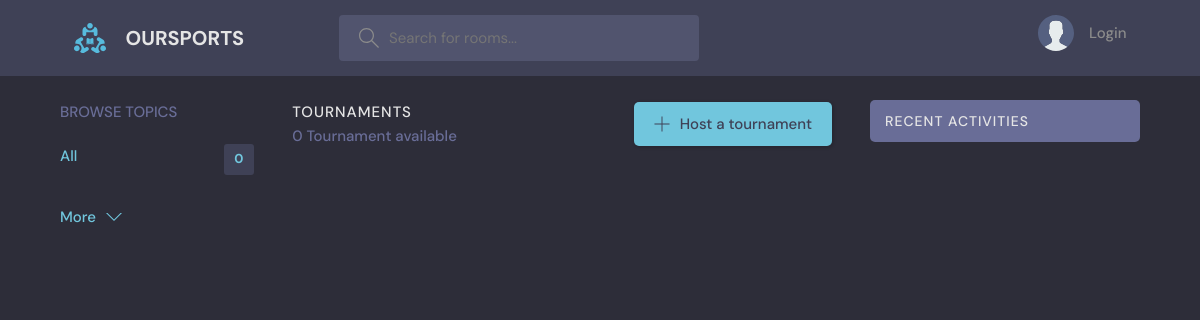
Before: / with the older database file.
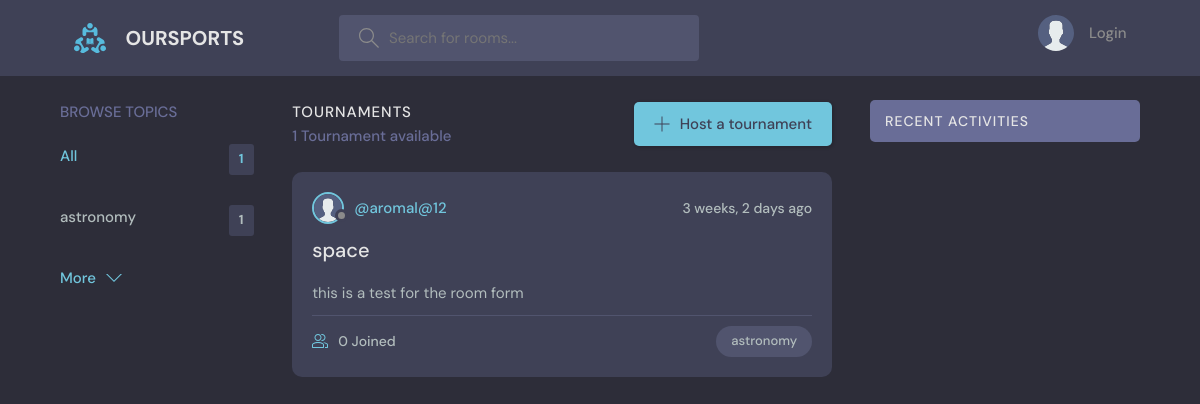
After: the same page with the newer database file.
### base/models.py (models this page shows, shortened)
class Topic(models.Model):
    name = models.CharField(max_length=200)

class Room(models.Model):
    host = models.ForeignKey(User,on_delete=models.SET_NULL,null=True)
    topic = models.ForeignKey(Topic,on_delete=models.SET_NULL,null=True)
    name = models.CharField(max_length=200)
    description = models.TextField(null=True,blank=True)
    participants = models.ManyToManyField(User,related_name='participants',blank=True)
    updated = models.DateTimeField(auto_now=True)
    created = models.DateTimeField(auto_now_add=True)
    class Meta:
        ordering = ['-updated', '-created']

class User(AbstractUser):
    name = models.CharField(max_length=200,null=True)
    email =models.EmailField(unique=True,null=True)
    bio =models.TextField(null=True)
    avatar =models.ImageField(null=True,default="avatar.svg")
    USERNAME_FIELD = 'username'
    REQUIRED_FIELDS = ['email']

### base/views.py (the view)
# urls.py: path('',views.home, name="home"),
def home(request):
    q = request.GET.get('q') if request.GET.get('q') != None else ''
    rooms =Room.objects.filter(
        Q(topic__name__icontains=q) |
        Q(name__icontains=q) |
        Q(description__icontains=q)
    )#searching via queries
    topics =Topic.objects.all()[0:5]
    room_count = rooms.count() #faster than len method given by python
    room_messages= Message.objects.filter(Q(room__topic__name__icontains=q))
    context ={'rooms': rooms,'topics':topics,'room_count' :room_count,'room_messages':room_messages}
    return render(request,'base/home.html',context)

### base/templates/base/home.html (shortened to what this page needs)
{% extends 'main.html' %}
{% block content %}
  <main class="layout layout--3">
      <div class="container">
        {% include 'base/topics_component.html' %}
        <div class="roomList">
          <div class="roomList__header">
            <div>
              <h2>Tournaments</h2>
              <p>{{room_count}} Tournament available</p>
            </div>
            <a class="btn btn--main" href="{% url 'create-room' %}">
              <svg version="1.1" xmlns="http://www.w3.org/2000/svg" width="32" height="32" viewBox="0 0 32 32">
                <title>add</title>
                <path
                  d="M16.943 0.943h-1.885v14.115h-14.115v1.885h14.115v14.115h1.885v-14.115h14.115v-1.885h-14.115v-14.115z"
                ></path>
              </svg>
              Host a tournament
            </a>
          </div>
        {% include 'base/feed_component.html' %}
        </div>
        {% include 'base/activity_component.html' %}
      </div>
    </main>
{% endblock content %}

### base/templates/base/topics_component.html
<div class="topics">
    <div class="topics__header">
      <h2>Browse Topics</h2>
    </div>
    <ul class="topics__list">
      <li>
        <a href="{% url 'home' %}" class="active">All <span>{{topics.count}}</span></a>
      </li>
      {%  for topic in topics %}
      <li>
        <a href="{% url 'home' %}?q={{topic.name}}">{{topic.name}} <span>{{topic.room_set.all.count}}</span></a>
      </li>
      {% endfor %}
    </ul>
    <a class="btn btn--link" href="{% url 'topics' %}">
      More
      <svg version="1.1" xmlns="http://www.w3.org/2000/svg" width="32" height="32" viewBox="0 0 32 32">
        <title>chevron-down</title>
        <path d="M16 21l-13-13h-3l16 16 16-16h-3l-13 13z"></path>
      </svg>
    </a>
  </div>

### base/templates/base/feed_component.html (shortened to what this page needs)
{% for room in rooms %}
<div class="roomListRoom">
    <div class="roomListRoom__header">
      <a href="{% url 'user-profile' room.host.id %}" class="roomListRoom__author">
        <div class="avatar avatar--small">
          <img src="{{room.host.avatar.url}}" />
        </div>
        <span>@{{room.host.username}}</span>
      </a>
      <div class="roomListRoom__actions">
        <span>{{room.created|timesince}} ago</span>
      </div>
    </div>
    <div class="roomListRoom__content">
      <a href="{% url 'room' room.id %}">{{room.name}}</a>
      <div>
        <p>
          {{room.description}}
        </p>
      </div>
    </div>
    <div class="roomListRoom__meta">
      <a href="{% url 'room' room.id %}" class="roomListRoom__joined">
        {{room.participants.all.count}} Joined
      </a>
      <p class="roomListRoom__topic">{{room.topic.name}}</p>
    </div>
  </div>
  {% endfor %}

Changed rows visible on the page:
added Topic: name "astronomy", room_set.all.count "1"
added Room: host.avatar (placeholder picture), host.username "aromal@12", created "3 weeks, 2 days", name "space", description "this is a test for the room form", participants.all.count "0", topic.name "astronomy"
Other visible differences:
{{ topics.count }}: "0" → "1"
{{ room_count }}: "0" → "1"
